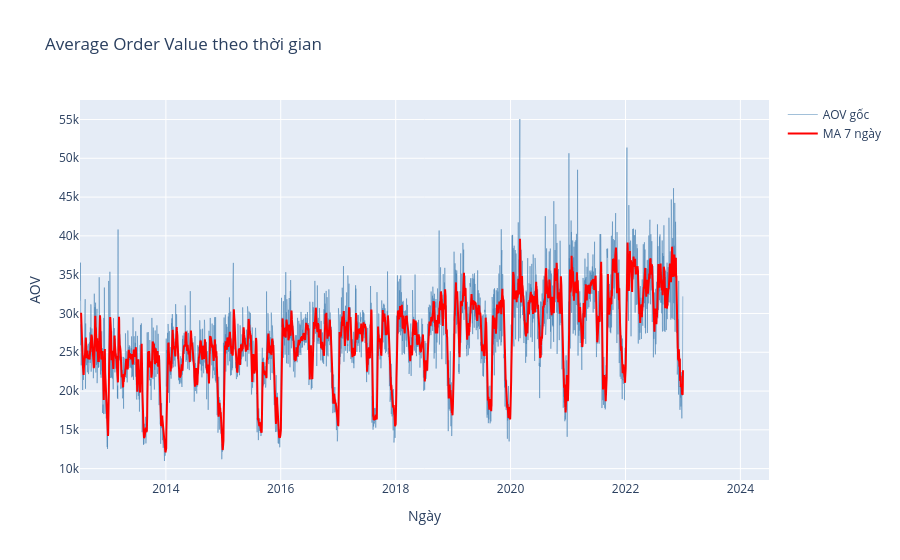

Source (notebook cell):
### Markdown cell above
### 2.1 Phân tích và trực quan hóa

### Code cell
# Tính trung bình động 7 ngày
df_aov['aov_ma7'] = df_aov['average_order_value'].shift(1).rolling(window=7).mean()

# Plotly tương tác
fig = go.Figure()

# AOV gốc
fig.add_trace(go.Scatter(
    x=df_aov['date'], 
    y=df_aov['average_order_value'],
    mode='lines',
    name='AOV gốc',
    line=dict(color='steelblue', width=1),
    opacity=0.5
))

# MA 7 ngày
fig.add_trace(go.Scatter(
    x=df_aov['date'], 
    y=df_aov['aov_ma7'],
    mode='lines',
    name='MA 7 ngày',
    line=dict(color='red', width=2)
))

fig.update_layout(
    title='Average Order Value theo thời gian',
    xaxis_title='Ngày',
    yaxis_title='AOV',
    hovermode='x unified'
)

fig.show()

# Thống kê cơ bản
print("Thống kê AOV:")
print(df_aov['average_order_value'].describe())

### Figure 1 — Plotly figure (JSON) as saved in the notebook; plotly's stock layout.template omitted (floating-point values rounded to 4 significant figures; data arrays with more than 128 entries replaced by an {"elided": "..."} marker saying what was removed)
{"data": [{"line": {"color": "steelblue", "width": 1}, "mode": "lines", "name": "AOV gốc", "opacity": 0.5, "type": "scatter", "x": {"elided": "4381 str values"}, "y": {"elided": "4381 float values"}}, {"line": {"color": "red", "width": 2}, "mode": "lines", "name": "MA 7 ngày", "type": "scatter", "x": {"elided": "4381 str values"}, "y": {"elided": "4381 float values"}}], "layout": {"hovermode": "x unified", "title": {"text": "Average Order Value theo thời gian"}, "xaxis": {"title": {"text": "Ngày"}}, "yaxis": {"title": {"text": "AOV"}}}}
